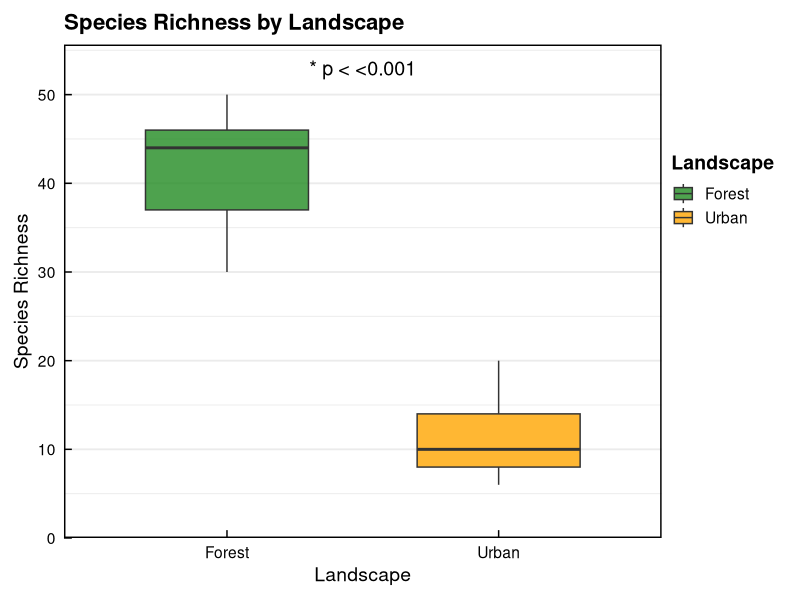
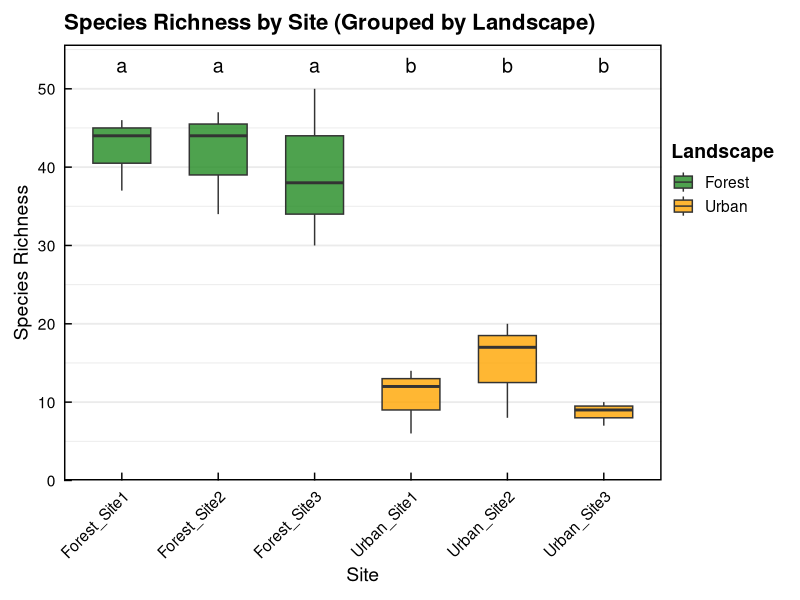
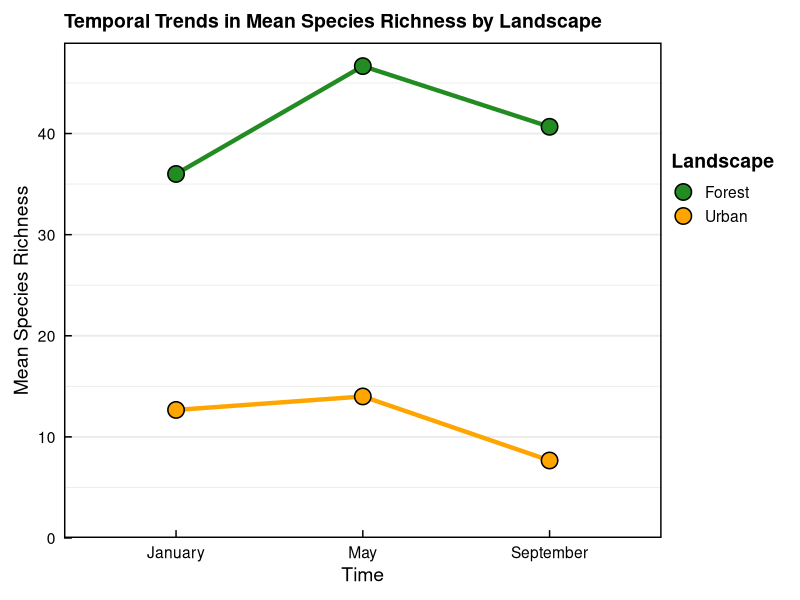
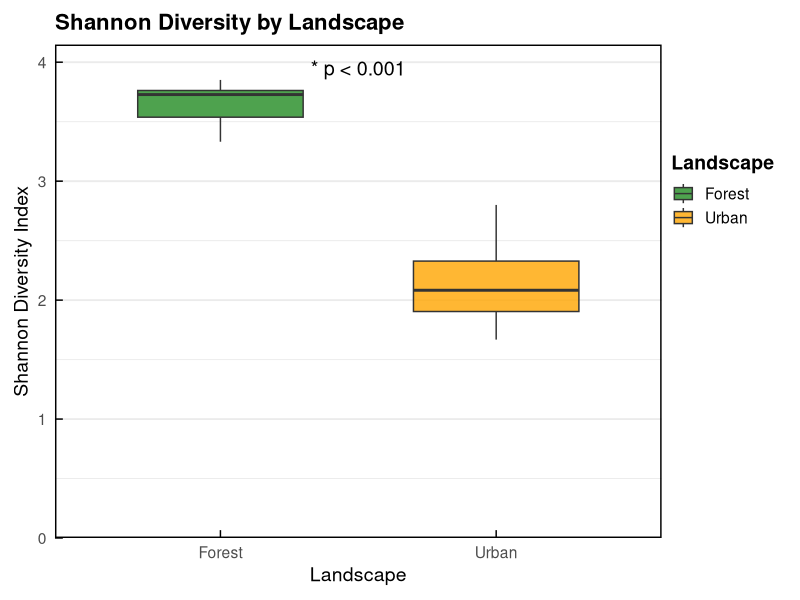
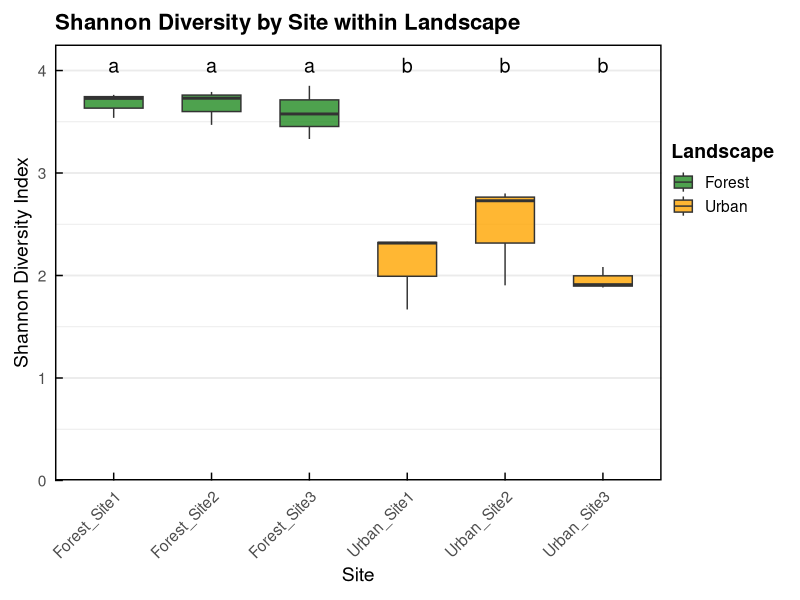

The R script that drew these images, in order:
## ---- chunk 1

# Set the workspace to the current working directory
# Uncomment and replace the path below with your own working directory if needed:
# setwd("/Users/zhaoxiang/Documents/tmp/EC_RF_notebook") 

workspace <- getwd()  # Get the current working directory and store it in 'workspace'

# Increase the plot size by adjusting the options for plot dimensions in the notebook output
options(repr.plot.width = 6, repr.plot.height = 8)  # Sets width to 16 and height to 8 for larger plots

## ---- chunk 2
# Install and load required packages (if not already installed)
required_packages <- c(
  "ggplot2",
  "vegan",
  "tidyr",
  "dplyr",
  "multcompView",
  "lme4",
  "lmerTest",
  "emmeans",
  "stringr"
)

# Identify missing packages
missing_packages <- required_packages[!(required_packages %in% installed.packages()[,"Package"])]
# Install only missing packages

if (length(missing_packages) > 0) {
  install.packages(missing_packages)
}
# Load all required packages
lapply(required_packages, library, character.only = TRUE)
## ---- chunk 3
#Set working drive 
setwd('/Users/ryannewis/Documents/2. EcoCommons Projects/EC_Notebooks/ECNotebook_Richness+Shannon')

your_data <- read.csv("example_birdsurvey_data.csv", stringsAsFactors = FALSE)
# Check the data structure
str(your_data)
head(your_data)

# Ensure your required columns are present
required_cols <- c("Site", "Time", "Landscape", "Species", "Abundance")
if (!all(required_cols %in% colnames(your_data))) {
  stop("Your data must contain the following columns: Site, Time, Landscape, Species, Abundance")
}

# Check for missing values
summary(your_data)
if (anyNA(your_data)) warning("Your data contains missing values. Please clean it before proceeding.")

# Once you are happy with your dataset, you can reassign the variable name to species_data and continue with the rest of the notebook
species_data <- your_data
## ---- chunk 4
species_summary <- species_data %>%
  filter(!is.na(Species)) %>%
  group_by(Site, Time, Landscape, Species) %>%
  summarise(Abundance = sum(Abundance), .groups = "drop") %>%
  mutate(SiteTime = paste(Site, Time, sep = "_"))
str(species_summary)
head(species_summary)
## ---- chunk 5
# Convert long format-data to wide format
abundance_wide <- pivot_wider(
  species_summary,
  id_cols = c(Site, Time, Landscape, SiteTime),
  names_from = Species,
  values_from = Abundance,
  values_fill = 0
)

#Reorder abundance-widedata-frame for user-friendly table view
# Find all species columns (starting with "Bird ")
species_cols <- names(abundance_wide)[grepl("^Bird \\d+$", names(abundance_wide))]
# Sort them numerically based on the number after "Bird "
species_cols_sorted <- species_cols[order(as.numeric(str_extract(species_cols, "\\d+")))]
# Relocate species columns in proper numeric order
abundance_wide <- abundance_wide %>%
  relocate(all_of(species_cols_sorted), .after = SiteTime)
# View wide format summary table
str(abundance_wide)
head(abundance_wide)
## ---- chunk 6
richness_df <- abundance_wide %>%
  mutate(Species_Richness = apply(select(., starts_with("Bird")), 1, function(x) sum(x > 0))) %>%
  select(Site, Time, Landscape, SiteTime, Species_Richness)
str(richness_df)
head(richness_df)
## ---- chunk 7
landscape_summary <- richness_df %>%
  group_by(Landscape) %>%
  summarise(
    Mean = mean(Species_Richness),
    SD = sd(Species_Richness),
    SE = SD / sqrt(n())
  )
print(landscape_summary)

t_test_landscape <- t.test(Species_Richness ~ Landscape, data = richness_df)
print(t_test_landscape)
## ---- chunk 8
# Extract p-value from t-test
p_val <- t_test_landscape$p.value

# Format p-value with * symbol for significance
p_label <- paste0("* p < ", format.pval(p_val, digits = 3, eps = .001))  # → * p < 0.001 style

# Calculate y-axis breaks (include 0 but no tick at 0)
y_max_rich <- max(richness_df$Species_Richness)
y_breaks_rich <- pretty(c(0, y_max_rich))
y_breaks_rich <- y_breaks_rich[y_breaks_rich >= 0]

ggplot(richness_df, aes(x = Landscape, y = Species_Richness, fill = Landscape)) +
  geom_boxplot(
    alpha = 0.8,
    width = 0.6,
    outlier.shape = 21,
    outlier.size = 2.5,
    outlier.stroke = 0.4,
    outlier.colour = "black"
  ) +
  annotate(
    "text",
    x = 1.5,  # Midpoint between "Forest" (1) and "Urban" (2)
    y = max(richness_df$Species_Richness) + 3,
    label = p_label,
    size = 5,        # Match size with Shannon plot
    family = "sans"  # Normal, not bold
  ) +
  scale_fill_manual(values = c("Forest" = "#228B22", "Urban" = "#FFA500")) +
  scale_y_continuous(
    breaks = y_breaks_rich,
    labels = function(b) { as.character(b) },
    expand = expansion(mult = c(0, 0.05)),
    limits = c(0, NA)
  ) +
  labs(
    title = "Species Richness by Landscape",
    x = "Landscape",
    y = "Species Richness",
    fill = "Landscape"
  ) +
  theme_minimal(base_size = 14) +
  theme(
    axis.ticks.length = unit(-0.2, "cm"),
    axis.ticks = element_line(color = "black", linewidth = 0.5),
    axis.text.x = element_text(color = "black", margin = margin(t = 6)),
    axis.text.y = element_text(color = "black", margin = margin(r = 6)),
    panel.grid.major.x = element_blank(),
    legend.position = c(1, 0.8),
    legend.justification = c("left", "top"),
    legend.box.just = "left",
    legend.background = element_blank(),
    legend.title = element_text(face = "bold"),
    plot.title = element_text(face = "bold", size = 16),
    plot.subtitle = element_text(size = 13),
    panel.border = element_rect(color = "black", fill = NA, linewidth = 1),
    plot.margin = margin(10, 100, 10, 10)
  ) +
  guides(fill = guide_legend(title.position = "top"))
## ---- chunk 9
# Descriptive statistics for species richness by site
site_summary_richness <- richness_df %>%
  group_by(Landscape, Site) %>%
  summarise(
    Mean = mean(Species_Richness),
    SD = sd(Species_Richness),
    SE = SD / sqrt(n())
  )
print(site_summary_richness)

# ANOVA to test for significant differences in sites within  landscapes
anova_nested <- aov(Species_Richness ~ Landscape + Site %in% Landscape, data = richness_df) # TODO These is no sig dif within sites, so should probs not run the ANOVA/Tukey below - but it does provide us with the letters for the plot
summary(anova_nested)

# ANOVA to test for significant differences between all sites across both landscapes (# TODO Check this is valid)
anova_all_sites <- aov(Species_Richness ~ Site, data = richness_df)

#Tukey's post-hoc to show where significant differences are between sites
tukey_all_sites <- TukeyHSD(anova_all_sites)
tukey_all_sites$Site
## ---- chunk 10
# Assign letters for displaying any significant differences between sites when plotting
letters_df <- multcompView::multcompLetters4(anova_all_sites, tukey_all_sites)
site_letters <- data.frame(Site = names(letters_df$Site$Letters),
                           Letters = letters_df$Site$Letters)
richness_df <- left_join(richness_df, site_letters, by = "Site")
y_max_rich <- max(richness_df$Species_Richness)
y_breaks_rich <- pretty(c(0, y_max_rich))
y_breaks_rich <- y_breaks_rich[y_breaks_rich >= 0]
ggplot(richness_df, aes(x = Site, y = Species_Richness, fill = Landscape)) +
  geom_boxplot(
    alpha = 0.8,
    width = 0.6,
    outlier.shape = 21,
    outlier.size = 2.5,
    outlier.stroke = 0.4,
    outlier.colour = "black"
  ) +
  geom_text(
    data = site_letters,
    aes(x = Site, y = max(richness_df$Species_Richness) + 3, label = Letters),
    inherit.aes = FALSE,
    size = 5,
    family = "sans"  # Match overall plot font
  ) +
  scale_fill_manual(values = c("Forest" = "#228B22", "Urban" = "#FFA500")) +
  scale_y_continuous(
    breaks = y_breaks_rich,
    labels = function(b) { as.character(b) },
    expand = expansion(mult = c(0, 0.05)),
    limits = c(0, NA)
  ) +
  labs(
    title = "Species Richness by Site (Grouped by Landscape)",
    x = "Site",
    y = "Species Richness",
    fill = "Landscape"
  ) +
  theme_minimal(base_size = 14) +
  theme(
    axis.text.x = element_text(color = "black", angle = 45, hjust = 1, vjust = 1, margin = margin(t = 6)),
    axis.text.y = element_text(color = "black", margin = margin(r = 6)),
    axis.ticks.length = unit(-0.2, "cm"),
    axis.ticks = element_line(color = "black", linewidth = 0.5),
    panel.grid.major.x = element_blank(),
    
    legend.position = c(1, 0.8),
    legend.justification = c("left", "top"),
    legend.box.just = "left",
    legend.background = element_blank(),
    legend.title = element_text(face = "bold"),
    
    plot.title = element_text(face = "bold", size = 16),
    plot.subtitle = element_text(size = 13),
    panel.border = element_rect(color = "black", fill = NA, linewidth = 1),
    plot.margin = margin(10, 100, 10, 10)
  ) +
  guides(fill = guide_legend(title.position = "top"))
## ---- chunk 11
#Converts time into a categorical variable
richness_df$Time <- factor(richness_df$Time, levels = c("January", "May", "September"))

#Fits a linear mixed-effects model using the lmer() function (from the lmerTest package)
richness_lme <- lmer(Species_Richness ~ Time * Landscape + (1 | Site), data = richness_df)
summary(richness_lme)

#Post-hoc pairwise comparisons of Time within each Landscape
emmeans(richness_lme, pairwise ~ Time | Landscape)
## ---- chunk 12
# Aggregate mean species richness by Landscape and Time
richness_mean <- richness_df %>%
  group_by(Landscape, Time) %>%
  summarise(Mean_Richness = mean(Species_Richness), .groups = "drop")

# Arrange Time properly
richness_mean$Time <- factor(richness_mean$Time, levels = c("January", "May", "September"))

# Create a segment dataset for mean lines
richness_segments_mean <- richness_mean %>%
  arrange(Landscape, Time) %>%
  group_by(Landscape) %>%
  mutate(
    next_richness = lead(Mean_Richness),
    next_time = lead(Time)
  ) %>%
  filter(!is.na(next_richness)) %>%
  ungroup()

richness_segments_mean <- richness_segments_mean %>%
  mutate(
    LineColor = Landscape 
  )

y_max_time <- max(richness_df$Species_Richness)
y_breaks_time <- pretty(c(0, y_max_time))

ggplot() +
  geom_segment(
    data = richness_segments_mean,
    aes(x = Time, xend = next_time, y = Mean_Richness, yend = next_richness, color = LineColor, group = Landscape),
    size = 1.5,
    show.legend = FALSE  # ❌ No legend for lines
  ) +
  geom_point(
    data = richness_mean,
    aes(x = Time, y = Mean_Richness, fill = Landscape),
    shape = 21,
    size = 5,
    stroke = 0.8,
    color = "black"  
  ) +
  scale_fill_manual(
    name = "Landscape",
    values = c(
      "Forest" = "#228B22",  
      "Urban" = "#FFA500"   
    )
  ) +
  scale_color_manual(
    values = c(
      "Forest" = "#228B22",
      "Urban" = "#FFA500"
    )
  ) +
  scale_y_continuous(
    breaks = y_breaks_time,
    labels = function(b) { as.character(b) },
    expand = expansion(mult = c(0, 0.05)),
    limits = c(0, NA)
  ) +
  labs(
    title = "Temporal Trends in Mean Species Richness by Landscape",
    x = "Time",
    y = "Mean Species Richness",
    fill = "Landscape"  
  ) +
  theme_minimal(base_size = 14) +
  theme(
    axis.ticks.length = unit(-0.2, "cm"),
    axis.ticks = element_line(color = "black", linewidth = 0.5),
    axis.text.x = element_text(color = "black", margin = margin(t = 6)),
    axis.text.y = element_text(color = "black", margin = margin(r = 6)),
    panel.grid.major.x = element_blank(),
    legend.position = c(1, 0.8),
    legend.justification = c("left", "top"),
    legend.box.just = "left",
    legend.background = element_blank(),
    legend.title = element_text(face = "bold"),
    plot.title = element_text(face = "bold", size = 14),
    panel.border = element_rect(color = "black", fill = NA, linewidth = 1),
    plot.margin = margin(10, 100, 10, 10)
  ) +
  guides(fill = guide_legend(
    title.position = "top",
    override.aes = list(shape = 21, fill = c("#228B22", "#FFA500"), color = "black", size = 5, stroke = 0.8)
  ))
## ---- chunk 13
# Calculate Shannon diversity for each site at each sampling event
shannon_df <- abundance_wide %>%
  mutate(Shannon = diversity(select(., starts_with("Bird")), index = "shannon")) %>%
  select(Site, Time, Landscape, SiteTime, Shannon)
# View Shannon values
head(shannon_df)
str(shannon_df)
## ---- chunk 14
shannon_landscape_summary <- shannon_df %>%
  group_by(Landscape) %>%
  summarise(
    Mean = mean(Shannon),
    SD = sd(Shannon),
    SE = SD / sqrt(n())
  )
print(shannon_landscape_summary)

# T-test: Forest vs Urban
shannon_ttest <- t.test(Shannon ~ Landscape, data = shannon_df)
print(shannon_ttest)
## ---- chunk 15
y_max <- max(shannon_df$Shannon)
y_breaks <- pretty(c(0, y_max))
ggplot(shannon_df, aes(x = Landscape, y = Shannon, fill = Landscape)) +
  geom_boxplot(
    alpha = 0.8,
    width = 0.6,
    outlier.shape = 21,
    outlier.size = 2.5,
    outlier.stroke = 0.4,
    outlier.colour = "black"
  ) +
  scale_fill_manual(values = c("Forest" = "#228B22", "Urban" = "#FFA500")) +
  scale_y_continuous(
    breaks = y_breaks,
    labels = function(b) { as.character(b) },
    expand = expansion(mult = c(0, 0.05)),
    limits = c(0, NA)
  ) +
  annotate(
    "text",
    x = 1.5,
    y = max(shannon_df$Shannon) + 0.1,
    label = "* p < 0.001",
    size = 5,
    family = "sans"  # No bold
  ) +
  labs(
    title = "Shannon Diversity by Landscape",
    x = "Landscape",
    y = "Shannon Diversity Index",
    fill = "Landscape"
  ) +
  theme_minimal(base_size = 14) +
  theme(
    axis.ticks.length = unit(-0.2, "cm"),
    axis.ticks = element_line(color = "black", linewidth = 0.5),
    axis.text.x = element_text(margin = margin(t = 6)),
    axis.text.y = element_text(margin = margin(r = 6)),
    panel.grid.major.x = element_blank(),
    legend.position = c(1, 0.8),
    legend.justification = c("left", "top"),
    legend.box.just = "left",
    legend.background = element_blank(),
    legend.title = element_text(face = "bold"),
    plot.title = element_text(face = "bold", size = 16),
    plot.subtitle = element_text(size = 13),
    panel.border = element_rect(color = "black", fill = NA, linewidth = 1),
    plot.margin = margin(10, 100, 10, 10)
  ) +
  guides(fill = guide_legend(title.position = "top"))
## ---- chunk 16
#ANOVA: Sites within Landscapes
shannon_anova_nested <- aov(Shannon ~ Landscape + Site %in% Landscape, data = shannon_df)
summary(shannon_anova_nested)

# All-site comparison with Tukey HSD
shannon_anova_all_sites <- aov(Shannon ~ Site, data = shannon_df)
shannon_tukey_all <- TukeyHSD(shannon_anova_all_sites)
print(shannon_tukey_all)
## ---- chunk 17
# Add significance letters
shannon_letters <- multcompView::multcompLetters4(shannon_anova_all_sites, shannon_tukey_all)
site_letters_shannon <- data.frame(Site = names(shannon_letters$Site$Letters),
                                   Letters = shannon_letters$Site$Letters)
shannon_df <- left_join(shannon_df, site_letters_shannon, by = "Site")


# ---- Shannon diversity by site ----#

y_max <- max(shannon_df$Shannon)
y_breaks <- pretty(c(0, y_max))
ggplot(shannon_df, aes(x = Site, y = Shannon, fill = Landscape)) +
  geom_boxplot(
    alpha = 0.8,
    width = 0.6,
    outlier.shape = 21,
    outlier.size = 2.5,
    outlier.stroke = 0.4,
    outlier.colour = "black"
  ) +
  geom_text(
    data = site_letters_shannon,
    aes(x = Site, y = max(shannon_df$Shannon) + 0.2, label = Letters),
    inherit.aes = FALSE,
    size = 5,
    family = "sans"
  ) +
  scale_fill_manual(values = c("Forest" = "#228B22", "Urban" = "#FFA500")) +
  scale_y_continuous(
    breaks = y_breaks,
    labels = function(b) {
    as.character(b)
    },
    expand = expansion(mult = c(0, 0.05)),
    limits = c(0, NA)
  ) +
  labs(
    title = "Shannon Diversity by Site within Landscape",
    x = "Site",
    y = "Shannon Diversity Index",
    fill = "Landscape"
  ) +
  theme_minimal(base_size = 14) +
  theme(
    axis.ticks.length = unit(-0.2, "cm"),
    axis.ticks = element_line(color = "black", linewidth = 0.5),
    axis.text.x = element_text(angle = 45, hjust = 1, vjust = 1, margin = margin(t = 6)),
    axis.text.y = element_text(margin = margin(r = 6)),
    panel.grid.major.x = element_blank(),
    legend.position = c(1, .8),
    legend.justification = c("left", "top"),
    legend.box.just = "left",
    legend.background = element_blank(),  
    legend.title = element_text(face = "bold"),
    plot.title = element_text(face = "bold", size = 16),
    plot.subtitle = element_text(size = 13),
    panel.border = element_rect(color = "black", fill = NA, linewidth = 1),
    plot.margin = margin(10, 100, 10, 10)
  )
